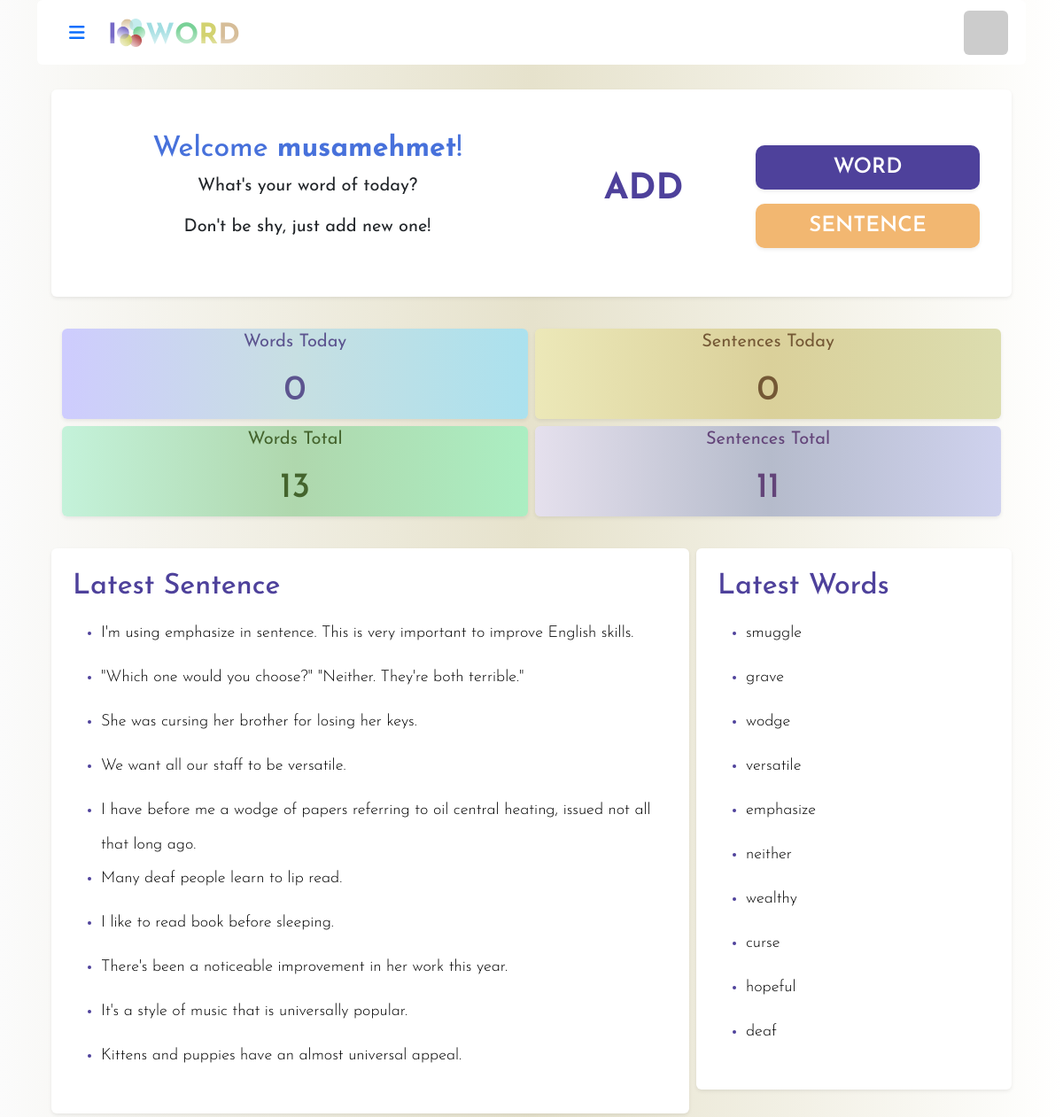
/ (signed in), run on the app's committed database.
### iword/models.py (models this page shows, shortened)
class User(AbstractUser):
    biography = models.TextField(blank=True)
    birthday = models.DateField(null=True, blank=True)
    profileURL = models.URLField(blank=True)
    location = models.CharField(max_length=255, blank=True)
    wordscore = models.IntegerField(default=0, blank=True)
    sentencescore = models.IntegerField(default=0, blank=True)
    darkmode = models.BooleanField(default=False)

class Sentence(models.Model):
    user = models.ForeignKey(User, on_delete=models.CASCADE, related_name='author_sentence')
    sentenceword = models.ForeignKey(Word, on_delete=models.CASCADE, related_name='sentence_word', null=False)
    sentence = models.CharField(max_length=2048, default='')
    created_at = models.DateTimeField(default=timezone.now)

class Word(models.Model):
    user = models.ForeignKey(User, on_delete=models.CASCADE, related_name='author_word')
    word = models.CharField(max_length=255, unique=True, default='')
    description = models.CharField(max_length=1024, default='')
    pronunciation = models.CharField(max_length=255, default='')
    prontype = models.CharField(max_length=255, default='')
    type = models.CharField(max_length=255, default='')
    created_at = models.DateTimeField(default=timezone.now)

### iword/views.py (the view)
# urls.py: path("", views.index, name="index"),
def index(request):
    latest_words = Word.objects.all().order_by('-id')[:10]
    words = Word.objects.all()
    sentences_count = Sentence.objects.count()
    words_count = Word.objects.count()
    today_start = timezone.now().replace(hour=0, minute=0, second=0, microsecond=0)
    sentences_count_today = Sentence.objects.filter(created_at__gte=today_start).count()
    words_count_today = Word.objects.filter(created_at__gte=today_start).count()
    latest_sentences = Sentence.objects.all().order_by('-id')[:10]
    return render(request, "index.html", {
        "latest_words": latest_words,
        "words": words,
        "latest_sentences": latest_sentences,
        "sentences_count": sentences_count,
        "sentences_count_today": sentences_count_today,
        "words_count_today": words_count_today,
        "words_count": words_count,
    })

### iword/templates/index.html (shortened to what this page needs)
{% extends "layout.html" %}
{% load static %}
{% block layout %}
<div class="container h-100">
    <div class="row mt-4 align-items-center">
      <div class="col-xxl-8 p-1">
        <div class="bg-white rounded shadow-sm p-5">
          <div class="row align-items-center">
              <div class="col text-center">
                <h2 class="index-welcome-text">Welcome <b>{{ user.username }}</b>! </h2>
                <div><p class="fs-5">What's your word of today?</p>
                <p class="fs-5">Don't be shy, just add new one!</p></div>
                </div>
              <div class="col">
                  <div class="row align-items-center">
                    <div class="col">
                      <div class="row text-center">
                        <h1 class="mb-2 index-add-text fw-bold">ADD</h1>
                      </div>
                    </div>
                    <div class="col">
                      <div class="row">
                        <button type="button" class="addwordbutton shadow-sm mb-2 mt-2" data-toggle="modal" data-target="#addWordModal" id="wordButton">WORD</button>
                        <button type="button" class="addsentencebutton shadow-sm mt-2" data-toggle="modal" data-target="#sentenceAddModal" id="sentenceButton">SENTENCE</button>
                      </div>
                    </div>
                  </div>
              </div>
          </div>
        </div>
      </div>
                  <div class="col-xxl-4 text-center p-4">
                    <div class="row mt-2">
                      <div class="col mx-1 mb-2 rounded shadow-sm statics-word-today">
                        <p class="fs-5">Words Today</p>
                        <h1>{{ words_count_today }}</h1>
                      </div>
                      <div class="col mx-1 mb-2 rounded shadow-sm statics-sentences-today">
                        <p class="fs-5">Sentences Today</p>
                        <h1>{{ sentences_count_today }}</h1>
                      </div>
                    </div>
                    <div class="row">
                      <div class="col mx-1 mb-2 rounded shadow-sm statics-word-total">
                        <p class="fs-5">Words Total</p>
                        <h1>{{ words_count }}</h1>
                      </div>
                      <div class="col mx-1 mb-2 rounded shadow-sm statics-sentences-total">
                        <p class="fs-5">Sentences Total</p>
                        <h1>{{ sentences_count }}</h1>
                      </div>
                    </div>
                  </div>
    </div>
    <div class="row align-items-start">
      <div class="col-md-8 p-1">
        <div class="bg-white rounded shadow-sm p-4 index-latest-sentences">
        <h2>Latest Sentence</h2>
        <ul>
          {% for sentence in latest_sentences %}
         <li><a class="latest-text" href="{% url 'sentence_detail' sentence.id %}">{{ sentence.sentence }}</a></li>
          {% endfor %}
        </ul>
      </div>
      </div>
      <div class="col-md-4 p-1">
        <div class="bg-white rounded shadow-sm p-4 index-latest-words">
        <h2>Latest Words</h2>
        <ul>
          {% for word in latest_words %}
          <li><a class="latest-text" href="{% url 'word_detail' word.id %}">{{ word.word }}</a></li>
          {% endfor %}
        </ul>
      </div>
      </div>
    </div>
</div>
{% endblock %}

### iword/templates/layout.html (shortened to what this page needs)
{% load static %}
<html lang="en">
  <head>
    <link href="https://cdn.jsdelivr.net/npm/bootstrap@5.3.2/dist/css/bootstrap.min.css" rel="stylesheet">
    <link rel="stylesheet" href="/static/styles.css">
  </head>
<body class="container">
<div class="container">
  <div class="row bg-white rounded p-2">
    <div class="col d-flex justify-content-start align-items-center">
      <div>
      <button class="btn btn-lg btn-outline-primary nav-menu-btn" type="button" data-bs-toggle="offcanvas" href="#respnsiveMenu" role="button" aria-controls="navbarSupportedContent" aria-expanded="false" aria-label="Toggle navigation"><i class="fa-solid fa-bars"></i></button>
      </div>
      <a href="{% url 'index' %}">
      <div class="d-flex align-items-center">
      <div class="logo-text logo-text-I align-items-center d-flex">I</div>
    <img src="/static/images/logo-sidebar-responsive.png" class="navbar-logo"></img>
    <div class="logo-text logo-text-W  align-items-center d-flex">W</div>
    <div class="logo-text logo-text-O  align-items-center d-flex">O</div>
    <div class="logo-text logo-text-R  align-items-center d-flex">R</div>
    <div class="logo-text logo-text-D  align-items-center d-flex">D</div>
      </div>
    </a>
    </div>
    <div class="col justify-content-end d-flex align-items-center nav-profile">
      {% if user.is_authenticated %}
      <div class="nav-profile-pic-area">
        <a href="#profileMenu" data-bs-toggle="offcanvas">
        <img class="rounded nav-profile-pic"  style="width:50px; height:50px;" src="{{ request.user.profileURL }}"></img>
        </a>
      </div>
      {% else %}
      <a class="nav-link" aria-current="page" href="{% url 'login' %}"></i> Login</a>
      {% endif %}
    </div>
  </div>
</div>
<div class="container-fluid">
  {% block layout %}
  {% endblock %}
</div>
</body>
</html>

### iword/static/styles.css (style rules this page uses)
body { margin: 0; padding: 0; font-family: 'Josefin Sans', sans-serif; background: linear-gradient(90deg, rgba(251, 251, 251, 1) 0%, rgba(230, 226, 204, 1) 50%, rgba(255, 255, 255, 1) 100%); }
a { text-decoration: none; }
.statics-word-total { background: linear-gradient(90deg, rgba(196, 242, 218, 1) 0%, rgba(175, 215, 173, 1) 50%, rgba(171, 238, 194, 1) 100%); color: #44642d; }
.statics-word-today { background: linear-gradient(90deg, rgba(206, 204, 254, 1) 0%, rgba(199, 223, 226, 1) 50%, rgba(171, 225, 238, 1) 100%); color: #5c548f; }
.statics-sentences-total { background: linear-gradient(90deg, rgba(229, 224, 237, 1) 0%, rgba(181, 187, 203, 1) 50%, rgba(207, 210, 238, 1) 100%); color: #634479 }
.statics-sentences-today { background: linear-gradient(90deg, rgba(236, 232, 184, 1) 0%, rgba(218, 208, 154, 1) 50%, rgba(220, 221, 175, 1) 100%); color: #745835; }
.index-latest-sentences, .index-latest-words, .index-add-text { color: #4e419b; }
.index-welcome-text { color: #4771DB; }
.latest-text { color: #000; line-height: 50px; font-weight: 300; font-size: 18px; }
.logo-text { font-weight: 700; font-size: 32px; display: flex; align-items: center; margin-top: 9px; }
.logo-text-I { background: linear-gradient(180deg, #7568C6 50%, rgba(211, 205, 246, 0.00) 100%); background-clip: text; -webkit-background-clip: text; -webkit-text-fill-color: transparent; }
.logo-text-W { background: linear-gradient(180deg, #A0DDE1 30.21%, rgba(162, 206, 209, 0.00) 100%); background-clip: text; -webkit-background-clip: text; -webkit-text-fill-color: transparent; }
.logo-text-O { background: linear-gradient(180deg, #79D197 31.13%, rgba(187, 236, 203, 0.00) 100%); background-clip: text; -webkit-background-clip: text; -webkit-text-fill-color: transparent; }
.logo-text-R { background: linear-gradient(180deg, #D2D270 50%, rgba(222, 222, 162, 0.00) 100%); background-clip: text; -webkit-background-clip: text; -webkit-text-fill-color: transparent; }
.logo-text-D { background: linear-gradient(180deg, #D6BD98 50%, rgba(249, 226, 193, 0.00) 100%); background-clip: text; -webkit-background-clip: text; -webkit-text-fill-color: transparent; }
.navbar-logo { width: 32px; height: 32px; }
.nav-menu-btn { border: none; margin-right: 10px; }
.addwordbutton { background-color: #4e419b; color: #ffffff; font-size: 24px; font-style: normal; font-weight: 600; line-height: normal; border-radius: 10px; border: none; min-height: 50px; }
.addsentencebutton { background-color: #f2b771; color: #ffffff; font-size: 24px; font-style: normal; font-weight: 600; line-height: normal; border-radius: 10px; border: none; min-height: 50px; }

### data on the page
User: username "musamehmet"
Sentence: sentence "I'm using emphasize in sentence. This is very important to improve English skills."
Sentence: sentence "\"Which one would you choose?\" \"Neither. They're both terrible.\""
Sentence: sentence "She was cursing her brother for losing her keys."
Sentence: sentence "We want all our staff to be versatile."
Sentence: sentence "I have before me a wodge of papers referring to oil central heating, issued not all that long ago."
Sentence: sentence "Many deaf people learn to lip read."
Sentence: sentence "I like to read book before sleeping."
Sentence: sentence "There's been a noticeable improvement in her work this year."
Sentence: sentence "It's a style of music that is universally popular."
Sentence: sentence "Kittens and puppies have an almost universal appeal."
Word: word "smuggle"
Word: word "grave"
Word: word "wodge"
Word: word "versatile"
Word: word "emphasize"
Word: word "neither"
Word: word "wealthy"
Word: word "curse"
Word: word "hopeful"
Word: word "deaf"

### other printed values
{{ words_count_today }} "0"
{{ sentences_count_today }} "0"
{{ words_count }} "13"
{{ sentences_count }} "11"
